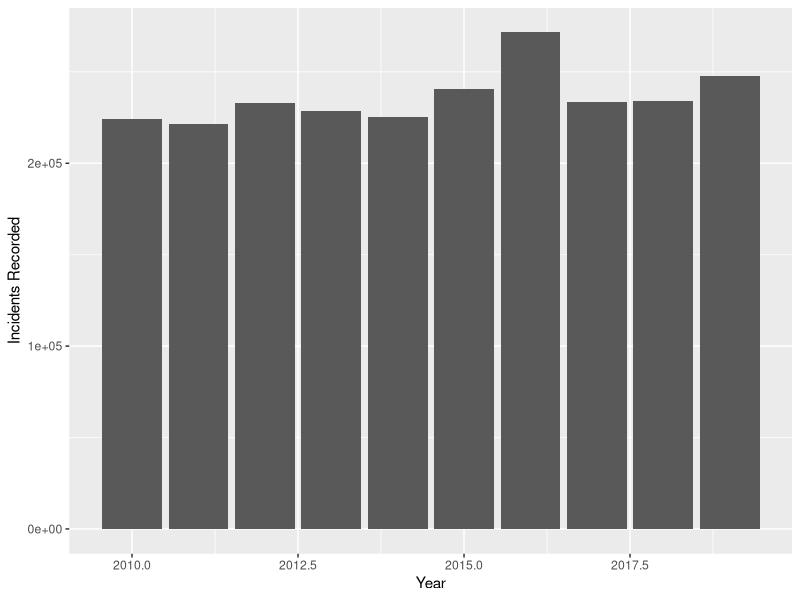

Here is the R script that generated this plot:
## ---- chunk 1
library(tidyverse)
library(kableExtra)
library(bookdown)
library(ggplot2)
## ---- chunk 2
crime_data <- read_csv("Data/Data_Tables_Criminal_Incidents_Visualisation_Year_Ending_December_2019.csv")
## ---- chunk 3
property_and_deception_offences <- crime_data %>%
  rename("Offence_Division" = "Offence Division") %>%
  filter(Offence_Division == "B Property and deception offences") %>%
  select(Year, "Incidents Recorded") %>%
  group_by(Year) %>%
  rename("Incidents_Recorded" = "Incidents Recorded") %>%
  summarise(n = sum(Incidents_Recorded)) %>%
  rename(Incidents_Recorded = n)
## ---- chunk 4
property_and_deception_offences %>%
  ggplot(aes(x = Year, 
             y = as.numeric(Incidents_Recorded))) + 
  geom_bar(stat="identity") +
  labs(y = "Incidents Recorded")
